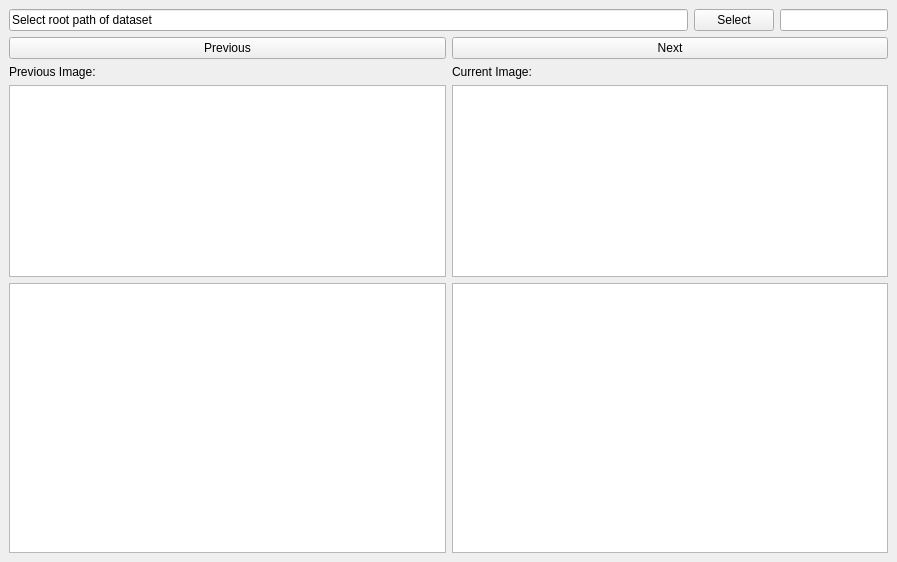
<?xml version="1.0" encoding="UTF-8"?>
<ui version="4.0">
 <class>MainWindow</class>
 <widget class="QMainWindow" name="MainWindow">
  <property name="geometry">
   <rect>
    <x>0</x>
    <y>0</y>
    <width>897</width>
    <height>562</height>
   </rect>
  </property>
  <property name="sizePolicy">
   <sizepolicy hsizetype="Expanding" vsizetype="Fixed">
    <horstretch>0</horstretch>
    <verstretch>0</verstretch>
   </sizepolicy>
  </property>
  <property name="windowTitle">
   <string>Ann Tools</string>
  </property>
  <widget class="QWidget" name="centralWidget">
   <layout class="QGridLayout" name="gridLayout_2">
    <item row="3" column="0">
     <layout class="QHBoxLayout" name="horizontalLayout_5">
      <item>
       <widget class="QPlainTextEdit" name="prevPlainTextEdit">
        <property name="sizePolicy">
         <sizepolicy hsizetype="Expanding" vsizetype="Minimum">
          <horstretch>0</horstretch>
          <verstretch>0</verstretch>
         </sizepolicy>
        </property>
        <property name="readOnly">
         <bool>true</bool>
        </property>
       </widget>
      </item>
      <item>
       <widget class="QPlainTextEdit" name="currPlainTextEdit">
        <property name="sizePolicy">
         <sizepolicy hsizetype="Expanding" vsizetype="Minimum">
          <horstretch>0</horstretch>
          <verstretch>0</verstretch>
         </sizepolicy>
        </property>
        <property name="readOnly">
         <bool>true</bool>
        </property>
       </widget>
      </item>
     </layout>
    </item>
    <item row="0" column="0">
     <layout class="QHBoxLayout" name="horizontalLayout">
      <property name="sizeConstraint">
       <enum>QLayout::SetMaximumSize</enum>
      </property>
      <item>
       <widget class="QLineEdit" name="rootPathLineEdit">
        <property name="text">
         <string>Select root path of dataset</string>
        </property>
        <property name="readOnly">
         <bool>true</bool>
        </property>
       </widget>
      </item>
      <item>
       <widget class="QPushButton" name="rootPathSelButton">
        <property name="text">
         <string>Select</string>
        </property>
        <property name="shortcut">
         <string>O</string>
        </property>
       </widget>
      </item>
      <item>
       <widget class="QLineEdit" name="fileNameLineEdit">
        <property name="sizePolicy">
         <sizepolicy hsizetype="Preferred" vsizetype="Fixed">
          <horstretch>0</horstretch>
          <verstretch>0</verstretch>
         </sizepolicy>
        </property>
        <property name="text">
         <string/>
        </property>
       </widget>
      </item>
     </layout>
    </item>
    <item row="4" column="0">
     <layout class="QHBoxLayout" name="horizontalLayout_2">
      <property name="sizeConstraint">
       <enum>QLayout::SetFixedSize</enum>
      </property>
      <item>
       <widget class="QGraphicsView" name="prevGraphicsView"/>
      </item>
      <item>
       <widget class="QGraphicsView" name="currGraphicsView"/>
      </item>
     </layout>
    </item>
    <item row="2" column="0">
     <layout class="QHBoxLayout" name="horizontalLayout_4">
      <item>
       <widget class="QLabel" name="label_2">
        <property name="text">
         <string>Previous Image:</string>
        </property>
       </widget>
      </item>
      <item>
       <widget class="QLabel" name="label">
        <property name="text">
         <string>Current Image:</string>
        </property>
       </widget>
      </item>
     </layout>
    </item>
    <item row="1" column="0">
     <layout class="QHBoxLayout" name="horizontalLayout_10">
      <item>
       <widget class="QPushButton" name="prevPushBtn">
        <property name="sizePolicy">
         <sizepolicy hsizetype="Preferred" vsizetype="Fixed">
          <horstretch>0</horstretch>
          <verstretch>0</verstretch>
         </sizepolicy>
        </property>
        <property name="text">
         <string>Previous</string>
        </property>
        <property name="shortcut">
         <string>A</string>
        </property>
       </widget>
      </item>
      <item>
       <widget class="QPushButton" name="nextPushBtn">
        <property name="sizePolicy">
         <sizepolicy hsizetype="Preferred" vsizetype="Fixed">
          <horstretch>0</horstretch>
          <verstretch>0</verstretch>
         </sizepolicy>
        </property>
        <property name="text">
         <string>Next</string>
        </property>
        <property name="shortcut">
         <string>D</string>
        </property>
       </widget>
      </item>
     </layout>
    </item>
   </layout>
  </widget>
 </widget>
 <resources/>
 <connections/>
</ui>
